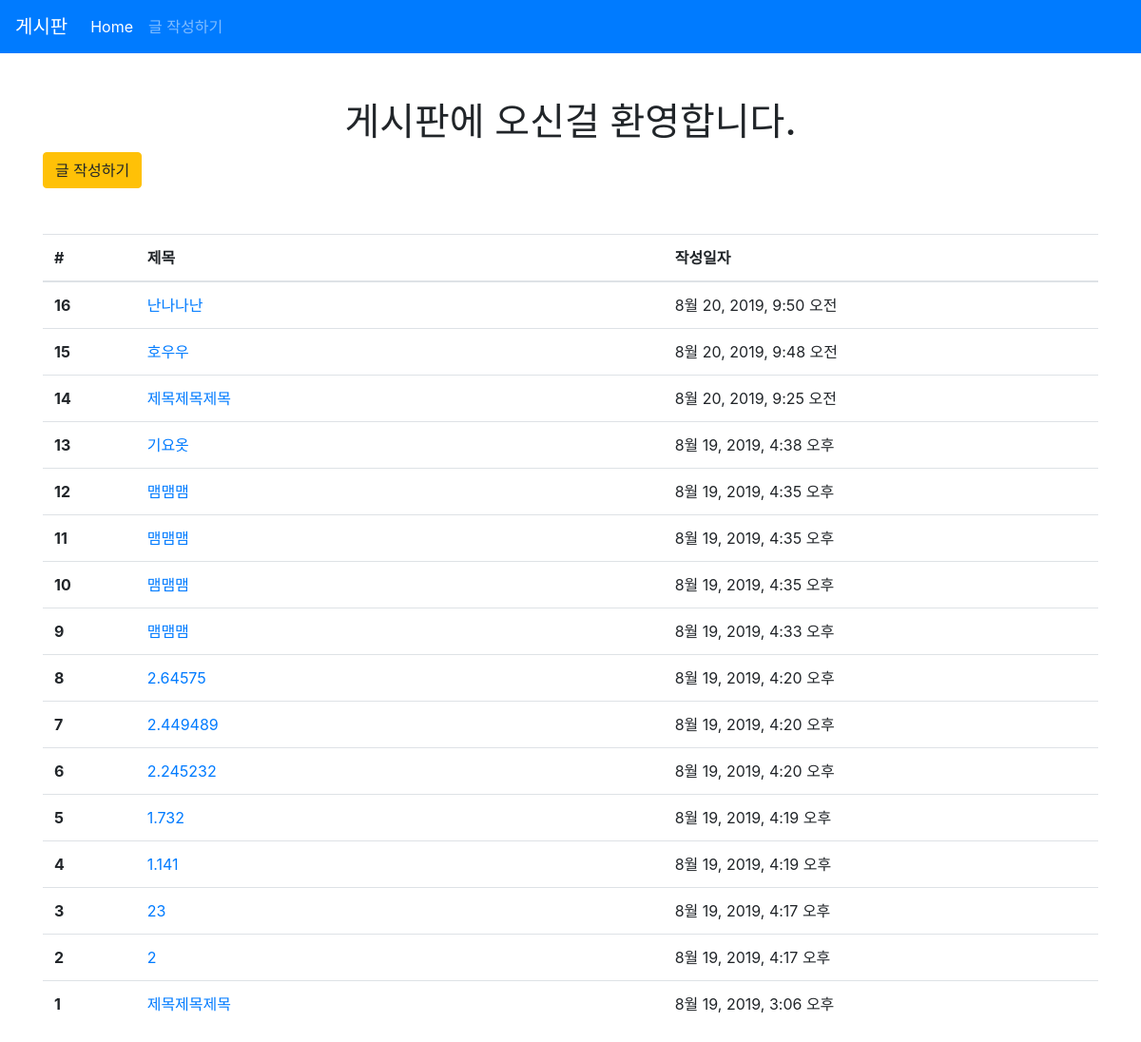
The app's page /articles/, older data.
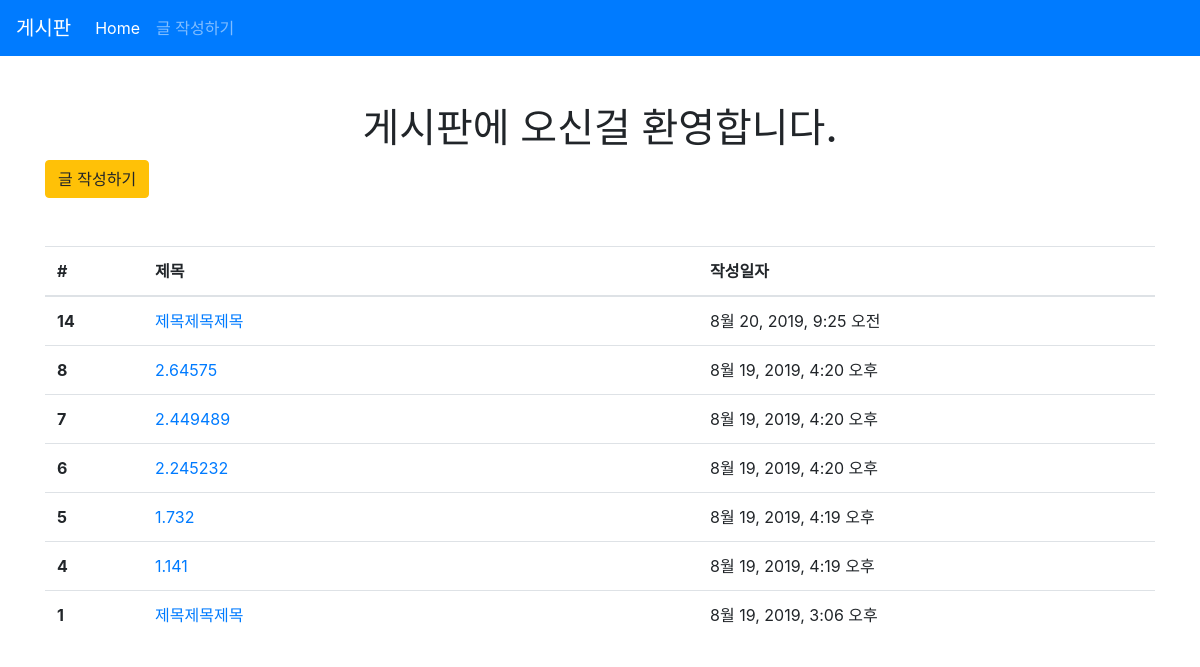
The same page, newer data.
### articles/models.py (models this page shows, shortened)
class Article(models.Model):
    title = models.CharField(max_length=10)
    content = models.TextField()
    created_at = models.DateTimeField(auto_now_add=True)
    updated_at = models.DateTimeField(auto_now=True)

### articles/views.py (the view)
# urls.py: path('', views.index, name='index'),
def index(request):
    articles = Article.objects.order_by('-id')
    context = {
        'articles': articles
    }
    return render(request, 'articles/index.html', context)

### articles/templates/articles/index.html (shortened to what this page needs)
{% extends 'articles/base.html' %}
{% block body %}
  <h1 class="text-center">게시판에 오신걸 환영합니다.</h1>
  <a href="{% url 'articles:new' %}" class="btn btn-warning">글 작성하기</a>
  <table class="table mt-5">
    <thead>
      <tr>
        <th scope="col">#</th>
        <th scope="col">제목</th>
        <th scope="col">작성일자</th>
      </tr>
    </thead>
    <tbody>
      {% for article in articles %}
      <tr>
        <th scope="row">{{ article.id }}</th>
        <td>
          <a href="{% url 'articles:detail' article.pk %}">
              {{ article.title }}
          </a>
        </td>
        <td>{{ article.created_at }}</td>
      </tr>
      {% endfor %}
    </tbody>
  </table>
{% endblock %}

Row changes from the older to the newer data that the page shows:
removed Article: id "16", title "난나나난", created_at "8월 20, 2019, 9:50 오전"
removed Article: id "15", title "호우우", created_at "8월 20, 2019, 9:48 오전"
removed Article: id "13", title "기요옷", created_at "8월 19, 2019, 4:38 오후"
removed Article: id "12", title "맴맴맴", created_at "8월 19, 2019, 4:35 오후"
removed Article: id "11", title "맴맴맴", created_at "8월 19, 2019, 4:35 오후"
removed Article: id "10", title "맴맴맴", created_at "8월 19, 2019, 4:35 오후"
removed Article: id "9", title "맴맴맴", created_at "8월 19, 2019, 4:33 오후"
removed Article: id "3", title "23", created_at "8월 19, 2019, 4:17 오후"
removed Article: id "2", title "2", created_at "8월 19, 2019, 4:17 오후"
